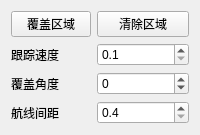
               <widget class="QWidget" name="tab_2">
                <attribute name="title">
                 <string>覆盖路径</string>
                </attribute>
                <layout class="QFormLayout" name="formLayout_2">
                 <item row="0" column="0">
                  <widget class="QPushButton" name="bt_set_coverage">
                   <property name="text">
                    <string>覆盖区域</string>
                   </property>
                  </widget>
                 </item>
                 <item row="0" column="1">
                  <widget class="QPushButton" name="bt_clear_coverage">
                   <property name="text">
                    <string>清除区域</string>
                   </property>
                  </widget>
                 </item>
                 <item row="1" column="0">
                  <widget class="QLabel" name="ql_Coverage_Speed">
                   <property name="text">
                    <string>跟踪速度</string>
                   </property>
                  </widget>
                 </item>
                 <item row="1" column="1">
                  <widget class="QDoubleSpinBox" name="sb_Coverage_Speed">
                   <property name="decimals">
                    <number>1</number>
                   </property>
                   <property name="minimum">
                    <double>0.100000000000000</double>
                   </property>
                   <property name="maximum">
                    <double>0.600000000000000</double>
                   </property>
                   <property name="singleStep">
                    <double>0.100000000000000</double>
                   </property>
                  </widget>
                 </item>
                 <item row="2" column="0">
                  <widget class="QLabel" name="ql_Coverage_Interval">
                   <property name="text">
                    <string>覆盖角度</string>
                   </property>
                  </widget>
                 </item>
                 <item row="2" column="1">
                  <widget class="QDoubleSpinBox" name="sb_Coverage_Angle">
                   <property name="decimals">
                    <number>0</number>
                   </property>
                   <property name="minimum">
                    <double>-90.000000000000000</double>
                   </property>
                   <property name="maximum">
                    <double>90.000000000000000</double>
                   </property>
                   <property name="singleStep">
                    <double>10.000000000000000</double>
                   </property>
                  </widget>
                 </item>
                 <item row="3" column="0">
                  <widget class="QLabel" name="ql_Coverage_Angle">
                   <property name="text">
                    <string>航线间距</string>
                   </property>
                  </widget>
                 </item>
                 <item row="3" column="1">
                  <widget class="QDoubleSpinBox" name="sb_Coverage_Interval">
                   <property name="decimals">
                    <number>1</number>
                   </property>
                   <property name="minimum">
                    <double>0.400000000000000</double>
                   </property>
                   <property name="maximum">
                    <double>0.800000000000000</double>
                   </property>
                   <property name="singleStep">
                    <double>0.200000000000000</double>
                   </property>
                  </widget>
                 </item>
                </layout>
               </widget>
